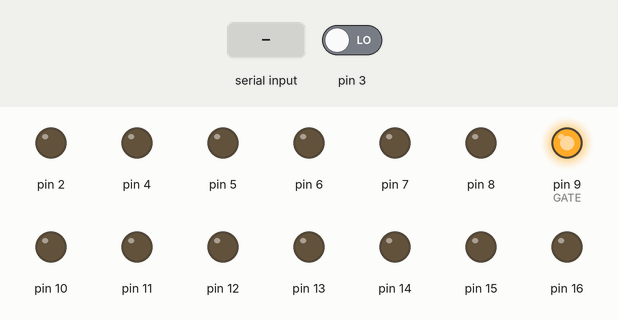
A sketch run on a simulated Arduino Uno, built with avr-gcc and run on an emulated ATmega328P. On the bench: output pins drawn as LEDs (lit = HIGH). Inputs (shaded band) come from the test bench; at power-on: pin 3 LOW. What the sketch prints to the serial monitor is not drawn.

Above: at 1.2 s.
1.3 s: pin 3 driven HIGH
At 2.2 s:
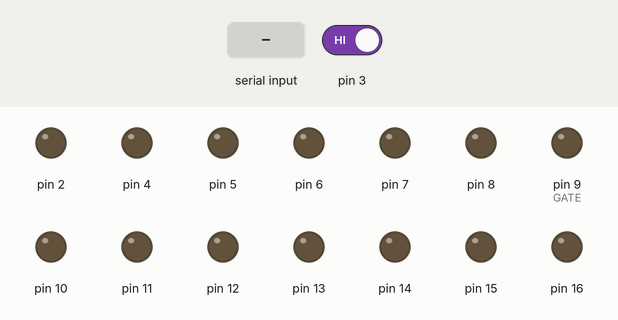
2.8 s: "d" received over Serial
Timing chart, 0 to 5.8 s (numbered marks = the images above; inputs shaded):
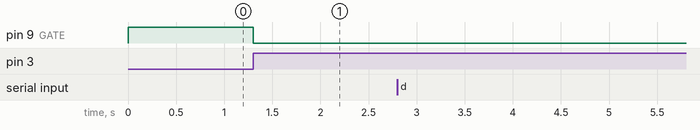

The sketch:

sketch_apr18a.ino
```cpp
#define CLK1    _BV(CS10)               // 0.0625/4096uS
#define CLK8    _BV(CS11)               // 0.5/32768uS
#define CLK64   _BV(CS11) | _BV(CS10)   // 4/262144uS
#define CLK256  _BV(CS12)               // 16/1048576uS
#define CLK1024 _BV(CS12) | _BV(CS10)   // 64/4194304uS

#define HERTZ     60.0    // Hz
#define PULSE     50.0    // ms
#define DIM       50      // %
#define CLKMULT   0.5     // CLK8

#define GATE      PB1     // PIN9

const double _c = 1 / HERTZ / 2.0 * 1000000.0; // 8333.333...
uint16_t _v = _c * DIM / 100.0 / CLKMULT + 0.5;

ISR(_zc) {
    TCNT1 = 0;
    TCCR1B = CLK8;
}

ISR(TIMER1_COMPA_vect) {
  PORTB |= _BV(GATE);
  TCNT1 = 65536 - (PULSE / CLKMULT + 0.5);
}

ISR(TIMER1_OVF_vect) {
  PORTB &= ~_BV(GATE);
  TCCR1B = 0x00;
}

// DDRx
// 0=INPUT
// 1=OUTPUT

// PORTx
// 0=LOW/
// 1=HIGH/PULLUP

void setup() {
  Serial.begin(115200);
  Serial.println("setup()");

  Serial.print("_v=");
  Serial.println(_v);

  DDRB = 0xFF;
  PORTB = 0;

  DDRC = 0xFF;
  PORTC = 0;

  DDRD = ~_BV(PD3); // PD3=INPUT
  PORTD = 0;

  attachInterrupt(1, _zc, RISING);

  // TIMSK1   Timer/Counter1 Interrupt Mask Register
  // OCIE1A   Timer/Counter1, Output Compare A Match Interrupt Enable
  // TOIE1    Timer/Counter1, Overflow Interrupt Enable
  TIMSK1 = _BV(OCIE1A) | _BV(TOIE1);

  // TCCR1A   Timer/Counter1 Control Register A
  // 0x00     Normal port operation, OC1A/OC1B disconnected.
  // TCCR1B   Timer/Counter1 Control Register B
  // 0x00     No clock source (Timer/Counter stopped)
  TCCR1A = 0x00;
  TCCR1B = 0x00;

  // Timer/Counter (TCNT1)
  TCNT1 = 0;
  // Output Compare Registers (OCR1A/B)
  OCR1A = _v;
}

void loop() {
  if (Serial.available()) {
    auto p = Serial.readString().toDouble();

    Serial.print((uint32_t)p);
    Serial.println("%");

    p = 100 - p;
    if (p == 0)
      p = 1;
    else if (p == 100)
      p = 99;

    uint16_t v = _c * p / 100.0 / CLKMULT + 0.5;

    cli();
    OCR1A = v;
    sei();
  }
}
```

Measured:
- after the input at 1.3 s, pin 9 (GATE): HIGH → LOW at once
- after the input at 2.8 s, every drawn part: stays the same
